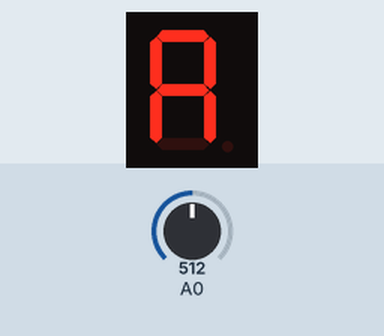
Recording of a sketch running on a simulated Arduino Uno, built with avr-gcc and run on an emulated ATmega328P. On the bench: 1-digit seven-segment display. Wiring (inferred from the names in the program): 1-digit 7-segment display, segments lit when LOW: segments pin 2, pin 3, pin 4, pin 5, pin 6, pin 7, pin 8. The test bench sets the inputs (shaded band); at power-on: A0 = 512. The segment pins are drawn as the display they are named for.

Above: at 1.2 s.
1.3 s: A0 set to 667
2.8 s: A0 set to 700
At 3.5 s:
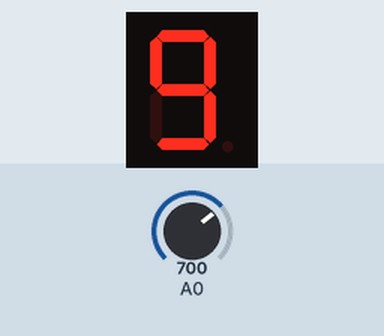
4.3 s: A0 set to 511
At 4.7 s:
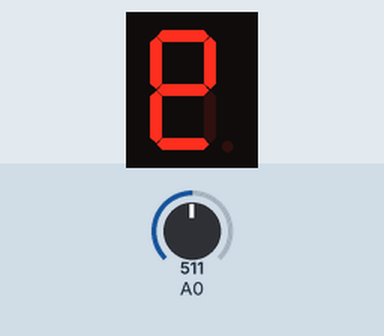
5.8 s: A0 set to 358
7.3 s: A0 set to 333
At 8.4 s:
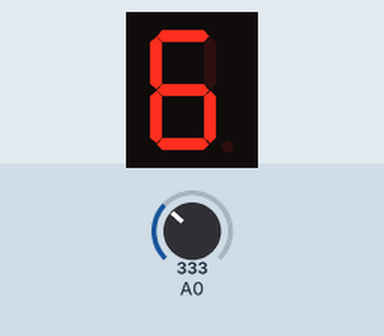
8.8 s: A0 set to 187
10.3 s: A0 set to 163
At 10.9 s:
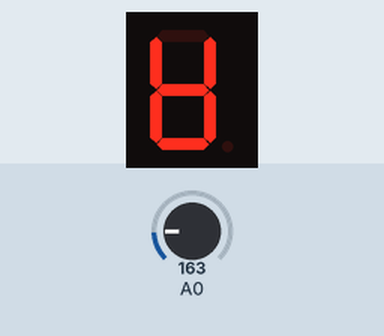
Timing chart, 0 to 12.8 s (numbered marks = the images above; inputs shaded):
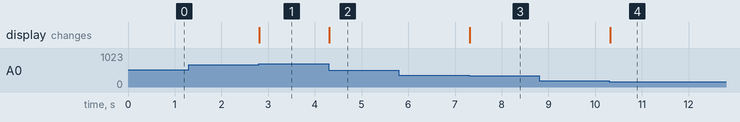

The sketch:

sketch_oct30a.ino
```cpp
const int screenPins[] = {2, 3, 4, 5, 6, 7, 8};

void turnOnSegment(int pins[], int index);

void setup() {
  for (int i = 0; i < 7; i++) {
    pinMode(screenPins[i], OUTPUT);
  }
}

void loop() {
  int pot = analogRead(A0);
  int index = map(pot, 0, 1023, 0, 6);

  turnOnSegment(screenPins, index);
  delay(100);
}

// Turns on a specific segment and turns off other segments
void turnOnSegment(int pins[], int index) {
  for (int i = 0; i < 7; i++) {
    if (i == index) {
      digitalWrite(pins[i], HIGH);
    } else {
      digitalWrite(pins[i], LOW);
    }
  }
}
```

Measured:
- the behaviour switches between 681 and 682 on A0 (found by bisection; images 0 and 1)
- the behaviour switches between 341 and 340 on A0 (found by bisection; images 2 and 3)
- the behaviour switches between 171 and 170 on A0 (found by bisection; images 3 and 4)
- after the input at 1.3 s, every drawn part: stays the same
- after the input at 2.8 s, the display: changes at once (image 1)
- after the input at 4.3 s, the display: changes at once (image 2)
- after the input at 5.8 s, every drawn part: stays the same
- after the input at 7.3 s, the display: changes at once (image 3)
- after the input at 8.8 s, every drawn part: stays the same
- after the input at 10.3 s, the display: changes at once (image 4)
